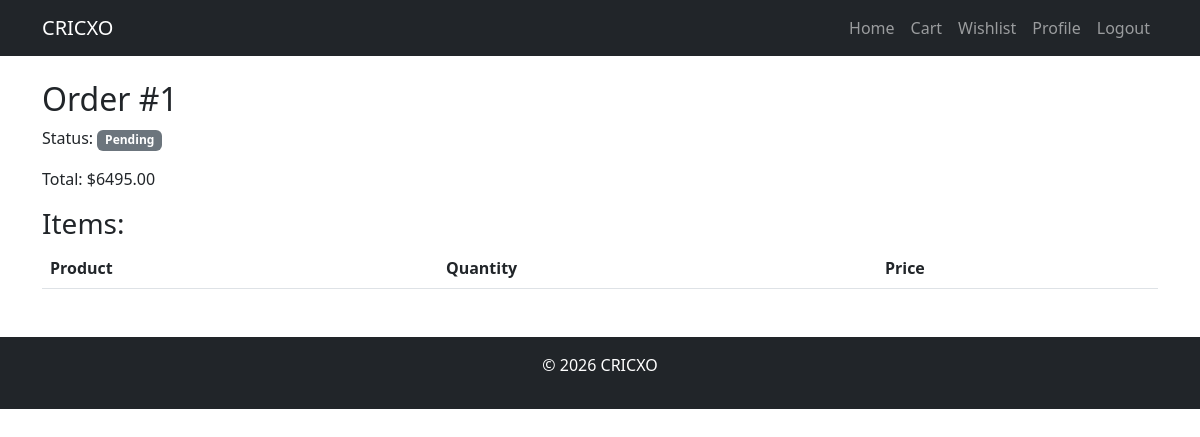
The page /order/1/ (signed in) on the database its author committed.
### store/models.py (models this page shows, shortened)
class Order(models.Model):
    STATUS_CHOICES = [
        ('pending', 'Pending'),
        ('processing', 'Processing'),
        ('shipped', 'Shipped'),
        ('delivered', 'Delivered'),
        ('cancelled', 'Cancelled'),
    ]
    user = models.ForeignKey(User, on_delete=models.CASCADE)
    created_at = models.DateTimeField(auto_now_add=True)
    total = models.DecimalField(max_digits=10, decimal_places=2)
    status = models.CharField(max_length=20, choices=STATUS_CHOICES, default='pending')

### store/views.py (the view)
# urls.py: path('order/<int:pk>/', views.order_detail, name='order_detail'),
@login_required
def order_detail(request, pk):
    order = get_object_or_404(Order, pk=pk, user=request.user)
    return render(request, 'store/order_detail.html', {'order': order})

### templates/store/order_detail.html (shortened to what this page needs)
{% extends 'base.html' %}
{% block content %}
<h2>Order #{{ order.id }}</h2>
<p>Status: <span class="badge bg-secondary">{{ order.get_status_display }}</span></p>
<p>Total: ${{ order.total }}</p>
<h3>Items:</h3>
<table class="table">
    <thead>
        <tr>
            <th>Product</th>
            <th>Quantity</th>
            <th>Price</th>
        </tr>
    </thead>
</table>
{% endblock %}

### rows shown on the page
Order: id "1", status "Pending", total "6495.00"
